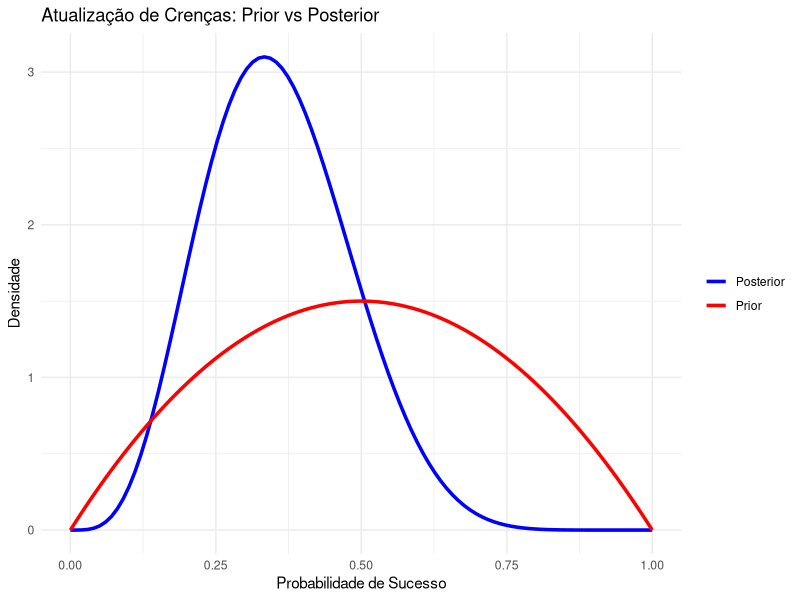
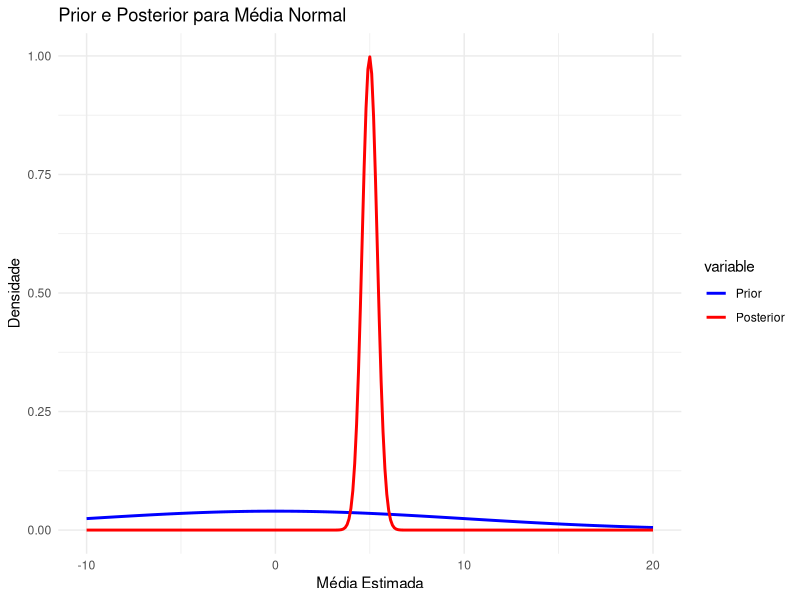
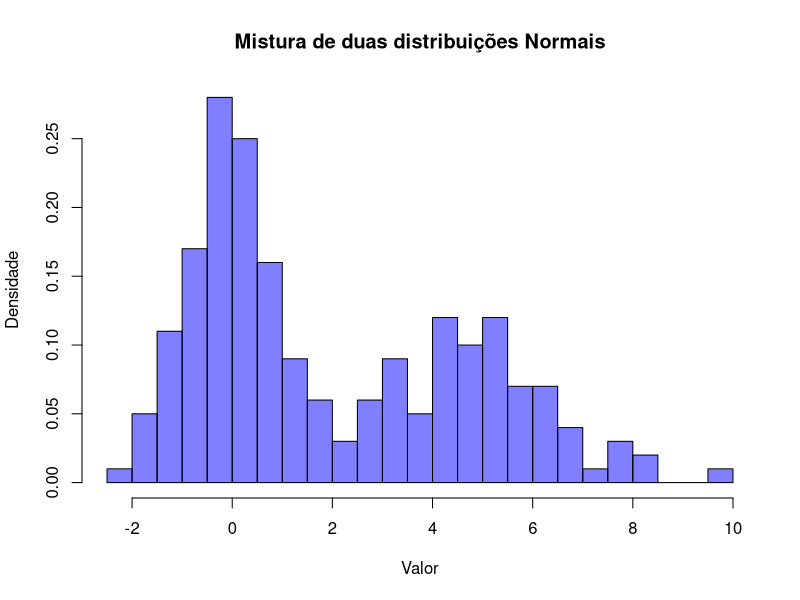
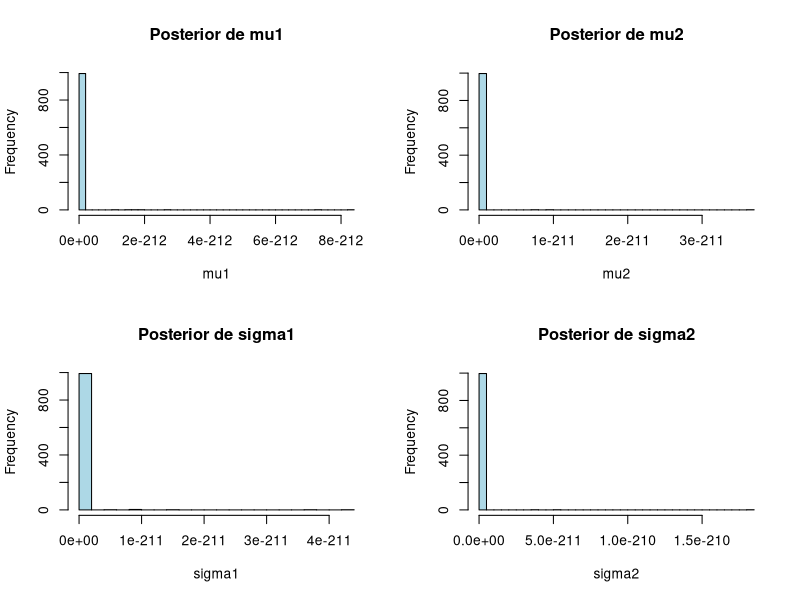
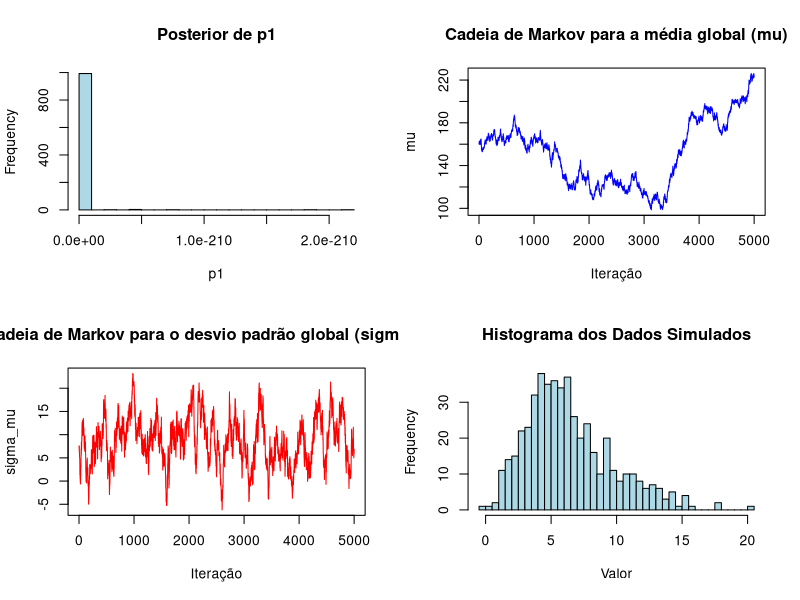
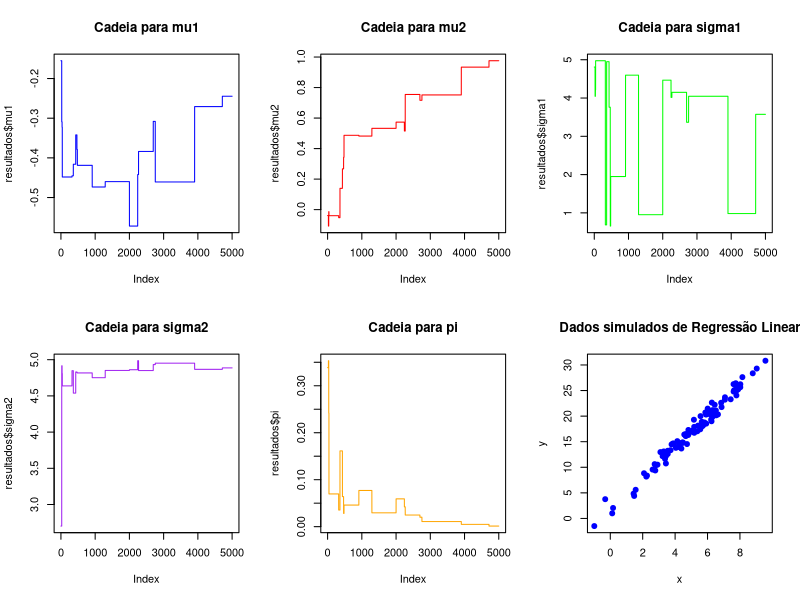
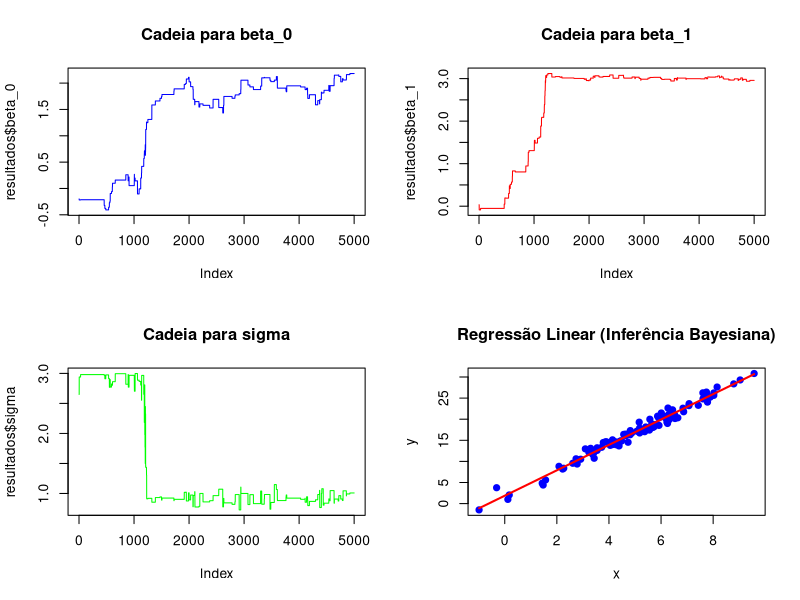
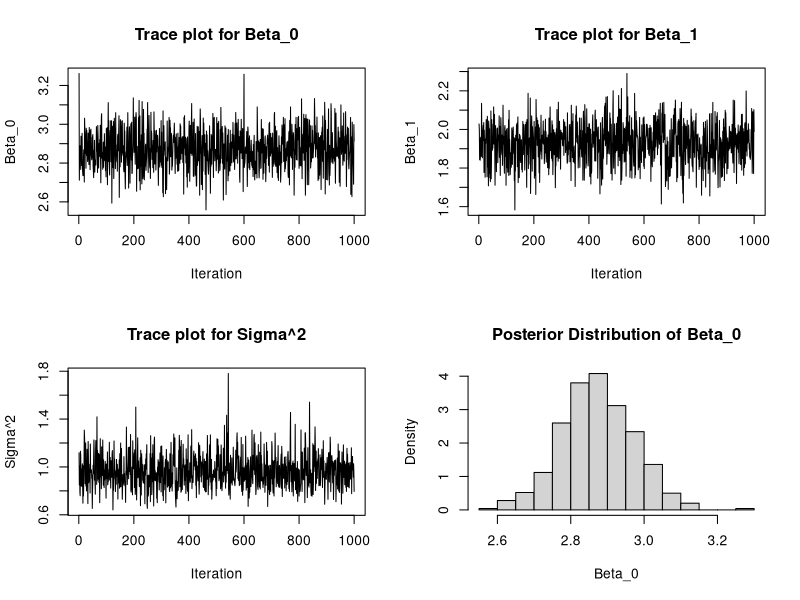

Generate these figures, in order, with R:
# Inferência Bayesiana
# Vinícius Osterne








# ----------------------------------------------------------------------------
# Cálculos de posteriores
# ----------------------------------------------------------------------------



# Carregar a biblioteca necessária
library(ggplot2)

# Definir a distribuição Beta para o prior Beta(2, 2)
prior_alpha <- 2
prior_beta <- 2

# Definir os dados observados: 7 sucessos e 3 fracassos
successes <- 3
failures <- 7

# Atualizar os parâmetros para a posterior Beta(9, 5)
posterior_alpha <- prior_alpha + successes
posterior_beta <- prior_beta + failures

# Gerar valores para o eixo x (probabilidade de sucesso)
x <- seq(0, 1, length.out = 100)

# Calcular as distribuições Beta (prior e posterior)
prior_density <- dbeta(x, prior_alpha, prior_beta)
posterior_density <- dbeta(x, posterior_alpha, posterior_beta)

# Criar um dataframe para plotar
df <- data.frame(
  x = rep(x, 2),
  density = c(prior_density, posterior_density),
  distribution = rep(c("Prior", "Posterior"), each = length(x))
)

# Plotar as distribuições
ggplot(df, aes(x = x, y = density, color = distribution)) +
  geom_line(size = 1.2) +
  labs(title = "Atualização de Crenças: Prior vs Posterior",
       x = "Probabilidade de Sucesso",
       y = "Densidade") +
  theme_minimal() +
  scale_color_manual(values = c("blue", "red")) +
  theme(legend.title = element_blank())






# ----------------------------------------------------------------------------
# Cálculos de posteriores
# ----------------------------------------------------------------------------


# Carregar pacotes necessários
library(ggplot2)

# Definir os parâmetros do prior Normal(mu = 0, sigma = 10)
mu_prior <- 0
sigma_prior <- 10

# Dados observados: média amostral e desvio padrão
sample_mean <- 5
sample_sd <- 2
sample_size <- 25

# Definir parâmetros para a distribuição normal a priori e verossimilhança
mu_likelihood <- sample_mean
sigma_likelihood <- sample_sd / sqrt(sample_size)

# Definir a distribuição posterior
# A fórmula para a posterior de uma normal com prior normal é outra normal com parâmetros atualizados
mu_posterior <- (mu_prior / sigma_prior^2 + mu_likelihood / sigma_likelihood^2) / (1 / sigma_prior^2 + 1 / sigma_likelihood^2)
sigma_posterior <- sqrt(1 / (1 / sigma_prior^2 + 1 / sigma_likelihood^2))

# Gerar valores para a distribuição posterior
p_values <- seq(-10, 20, by = 0.1)
posterior_values <- dnorm(p_values, mean = mu_posterior, sd = sigma_posterior)

# Gerar valores para o prior Normal(0, 10)
prior_values <- dnorm(p_values, mean = mu_prior, sd = sigma_prior)

# Criar um data frame para visualização
df <- data.frame(
  p = p_values,
  Prior = prior_values,
  Posterior = posterior_values
)

# Visualizar as distribuições
df_melted <- reshape2::melt(df, id = "p")
ggplot(df_melted, aes(x = p, y = value, color = variable)) +
  geom_line(size = 1) +
  labs(title = "Prior e Posterior para Média Normal", 
       x = "Média Estimada", y = "Densidade") +
  theme_minimal() +
  scale_color_manual(values = c("blue", "red"), labels = c("Prior", "Posterior"))






# ----------------------------------------------------------------------------
# Modelos de mistura: Mistura de duas distribuições Normais
# ----------------------------------------------------------------------------


# Passo 1: Gerar dados simulados de uma mistura de duas distribuições Normais
set.seed(123)

# Parâmetros das distribuições Normais
mu1 <- 0   # Média da primeira distribuição
mu2 <- 5   # Média da segunda distribuição
sigma1 <- 1  # Desvio padrão da primeira distribuição
sigma2 <- 1.5  # Desvio padrão da segunda distribuição
p1 <- 0.6  # Proporção de dados da primeira distribuição
n <- 200  # Número total de dados

# Gerar dados da mistura
data1 <- rnorm(n * p1, mean = mu1, sd = sigma1)
data2 <- rnorm(n * (1 - p1), mean = mu2, sd = sigma2)
data <- c(data1, data2)

# Visualizar os dados gerados
hist(data, breaks = 30, probability = TRUE, col = rgb(0,0,1,0.5), main = "Mistura de duas distribuições Normais", xlab = "Valor", ylab = "Densidade")

# Passo 2: Especificar priors e likelihoods para os parâmetros
# Prior para as médias (normal com média 0 e desvio 10)
mu_prior <- rnorm(1000, 0, 10)

# Prior para os desvios padrões (uniforme entre 0 e 5)
sigma_prior <- runif(1000, 0, 5)

# Prior para a proporção da mistura (Beta(1, 1), o que é equivalente a uma distribuição uniforme)
p1_prior <- rbeta(1000, 1, 1)

# Passo 3: Calcular a posteriori de uma forma simples (ignorando normalização exata)
# Vamos usar uma abordagem simples baseada na fórmula Bayesiana para cada amostra
posterior_mu1 <- numeric(1000)
posterior_mu2 <- numeric(1000)
posterior_sigma1 <- numeric(1000)
posterior_sigma2 <- numeric(1000)
posterior_p1 <- numeric(1000)

for (i in 1:1000) {
  # Amostra de parâmetros do prior
  mu1_sample <- mu_prior[i]
  sigma1_sample <- sigma_prior[i]
  mu2_sample <- mu_prior[i] + 5  # Ajuste para ter mu2 maior
  sigma2_sample <- sigma_prior[i]
  p1_sample <- p1_prior[i]
  
  # Calcular a likelihood dos dados dados esses parâmetros
  likelihood1 <- prod(dnorm(data, mean = mu1_sample, sd = sigma1_sample))
  likelihood2 <- prod(dnorm(data, mean = mu2_sample, sd = sigma2_sample))
  
  # Calcular a posteriori simples com base na multiplicação do prior pela likelihood
  posterior_mu1[i] <- likelihood1 * dnorm(mu1_sample, 0, 10)
  posterior_mu2[i] <- likelihood2 * dnorm(mu2_sample, 0, 10)
  posterior_sigma1[i] <- likelihood1 * dunif(sigma1_sample, 0, 5)
  posterior_sigma2[i] <- likelihood2 * dunif(sigma2_sample, 0, 5)
  posterior_p1[i] <- likelihood1 * dbeta(p1_sample, 1, 1)
}

# Passo 4: Visualização dos resultados
par(mfrow = c(2, 2))

# Plot posterior para mu1
hist(posterior_mu1, main = "Posterior de mu1", xlab = "mu1", col = "lightblue", breaks = 30)

# Plot posterior para mu2
hist(posterior_mu2, main = "Posterior de mu2", xlab = "mu2", col = "lightblue", breaks = 30)

# Plot posterior para sigma1
hist(posterior_sigma1, main = "Posterior de sigma1", xlab = "sigma1", col = "lightblue", breaks = 30)

# Plot posterior para sigma2
hist(posterior_sigma2, main = "Posterior de sigma2", xlab = "sigma2", col = "lightblue", breaks = 30)

# Plot posterior para p1 (proporção da mistura)
hist(posterior_p1, main = "Posterior de p1", xlab = "p1", col = "lightblue", breaks = 30)

                  
                  
                  








# ----------------------------------------------------------------------------
# Modelos hierarquicos (usando algoritmo Metropolis-Hastings)
# ----------------------------------------------------------------------------


# Vamos supor que estamos interessados em modelar a altura média de pessoas em 
# diferentes escolas. A altura média de cada escola é uma variável aleatória
# com uma distribuição normal, onde as médias das escolas vêm de uma 
# distribuição normal global.

# Passo 1: Gerar dados simulados

set.seed(42)

# Parâmetros reais
true_mu <- 170  # Média global da altura
true_sigma <- 10  # Desvio padrão global
num_escolas <- 5  # Número de escolas
num_pessoas <- 20  # Número de pessoas por escola

# Gerando dados simulados para as alturas
escolas_mu <- rnorm(num_escolas, mean = true_mu, sd = true_sigma)  # Média das alturas por escola
escolas_sigma <- rep(5, num_escolas)  # Supondo que o desvio padrão das alturas dentro das escolas é fixo

# Gerando as alturas para cada escola
dados <- list()
for (i in 1:num_escolas) {
  dados[[i]] <- rnorm(num_pessoas, mean = escolas_mu[i], sd = escolas_sigma[i])
}

# Visualizando os dados
dados

# Passo 2: Definir o modelo hierárquico bayesiano

# O modelo tem a forma:
# - A média das alturas de cada escola segue uma distribuição normal com média global 'mu' e desvio padrão 'sigma_mu'.
# - As observações de altura dentro de cada escola seguem uma distribuição normal com média escolar 'mu_i' e desvio padrão 'sigma'.

# Passo 3: Implementar o algoritmo de Metropolis-Hastings

# Função de verossimilhança
log_verossimilhanca <- function(mu, sigma_mu, escolas_mu, dados) {
  log_likelihood <- 0
  for (i in 1:length(escolas_mu)) {
    # Likelihood para os parâmetros das escolas
    log_likelihood <- log_likelihood + sum(dnorm(dados[[i]], mean = escolas_mu[i], sd = 5, log = TRUE))
  }
  
  # Priori para os parâmetros
  log_likelihood <- log_likelihood + dnorm(mu, mean = 170, sd = 50, log = TRUE)  # Priori para a média global
  log_likelihood <- log_likelihood + dnorm(sigma_mu, mean = 10, sd = 5, log = TRUE)  # Priori para o sigma_mu
  
  return(log_likelihood)
}

# Função de Metropolis-Hastings
metropolis_hastings <- function(iterations, initial_mu, initial_sigma_mu, escolas_mu, dados) {
  # Inicialização dos parâmetros
  mu <- initial_mu
  sigma_mu <- initial_sigma_mu
  propostas_mu <- numeric(iterations)
  propostas_sigma_mu <- numeric(iterations)
  aceitos <- numeric(iterations)
  
  for (i in 1:iterations) {
    # Proposta para o mu e sigma_mu
    proposed_mu <- rnorm(1, mean = mu, sd = 1)
    proposed_sigma_mu <- rnorm(1, mean = sigma_mu, sd = 1)
    
    # Verossimilhanças
    log_current <- log_verossimilhanca(mu, sigma_mu, escolas_mu, dados)
    log_proposed <- log_verossimilhanca(proposed_mu, proposed_sigma_mu, escolas_mu, dados)
    
    # Critério de aceitação
    acceptance_ratio <- exp(log_proposed - log_current)
    
    if (runif(1) < acceptance_ratio) {
      mu <- proposed_mu
      sigma_mu <- proposed_sigma_mu
      aceitos[i] <- 1
    }
    
    propostas_mu[i] <- mu
    propostas_sigma_mu[i] <- sigma_mu
  }
  
  list(mu = propostas_mu, sigma_mu = propostas_sigma_mu, aceitos = aceitos)
}

# Passo 4: Rodar o algoritmo de Metropolis-Hastings

resultados <- metropolis_hastings(5000, initial_mu = 160, initial_sigma_mu = 8, escolas_mu = escolas_mu, dados = dados)

# Visualizando resultados
plot(resultados$mu, type = "l", col = "blue", main = "Cadeia de Markov para a média global (mu)", xlab = "Iteração", ylab = "mu")
plot(resultados$sigma_mu, type = "l", col = "red", main = "Cadeia de Markov para o desvio padrão global (sigma_mu)", xlab = "Iteração", ylab = "sigma_mu")

# Fazendo uma análise do valor final estimado para a média global e desvio padrão
mean(resultados$mu[2000:5000])  # Média posterior para mu
mean(resultados$sigma_mu[2000:5000])  # Média posterior para sigma_mu






# ----------------------------------------------------------------------------
# Modelos de mistura (usando algoritmo Metropolis-Hastings)
# ----------------------------------------------------------------------------

# Imaginemos que temos dados que vêm de uma mistura de duas distribuições 
# normais com diferentes médias e variâncias. A ideia é estimar os
# parâmetros dessa mistura (médias, variâncias e a proporção de cada
# componente na mistura) a partir dos dados, usando uma abordagem bayesiana.


set.seed(42)

# Passo 1: Gerar dados simulados

# Parâmetros reais da mistura de duas normais
mu1 <- 5
mu2 <- 10
sigma1 <- 2
sigma2 <- 3
pi <- 0.7  # Proporção do primeiro componente da mistura (0.7 para o primeiro e 0.3 para o segundo)

# Número de amostras
n <- 500

# Gerar os dados a partir da mistura de normais
z <- rbinom(n, 1, pi)  # Probabilidade de cada amostra pertencer ao primeiro componente
dados <- ifelse(z == 1, rnorm(n, mu1, sigma1), rnorm(n, mu2, sigma2))

# Visualizar os dados simulados
hist(dados, breaks = 30, main = "Histograma dos Dados Simulados", xlab = "Valor", col = "lightblue", border = "black")

# Passo 2: Definir o modelo bayesiano

# Os parâmetros que queremos estimar são: mu1, mu2, sigma1, sigma2, pi (proporção)
# Priori:
# - mu1, mu2 ~ normal(0, 10^2)
# - sigma1, sigma2 ~ uniform(0, 10)
# - pi ~ beta(1, 1) (distribuição uniforme no intervalo [0, 1])

# Função de verossimilhança
log_verossimilhanca <- function(mu1, mu2, sigma1, sigma2, pi, dados) {
  n <- length(dados)
  log_likelihood <- 0
  
  # Calculando a probabilidade de cada dado pertencer ao primeiro ou segundo componente
  for (i in 1:n) {
    p1 <- dnorm(dados[i], mean = mu1, sd = sigma1)
    p2 <- dnorm(dados[i], mean = mu2, sd = sigma2)
    log_likelihood <- log_likelihood + log(pi * p1 + (1 - pi) * p2)
  }
  
  # Priori para os parâmetros
  log_prior <- dnorm(mu1, mean = 0, sd = 10, log = TRUE) +
    dnorm(mu2, mean = 0, sd = 10, log = TRUE) +
    dunif(sigma1, min = 0, max = 10, log = TRUE) +
    dunif(sigma2, min = 0, max = 10, log = TRUE) +
    dbeta(pi, shape1 = 1, shape2 = 1, log = TRUE)
  
  return(log_likelihood + log_prior)
}

# Passo 3: Implementar o algoritmo de Metropolis-Hastings

# Função de Metropolis-Hastings
metropolis_hastings <- function(iterations, initial_params, dados) {
  # Inicializar os parâmetros
  mu1 <- initial_params[1]
  mu2 <- initial_params[2]
  sigma1 <- initial_params[3]
  sigma2 <- initial_params[4]
  pi <- initial_params[5]
  
  # Vetores para armazenar as amostras
  propostas_mu1 <- numeric(iterations)
  propostas_mu2 <- numeric(iterations)
  propostas_sigma1 <- numeric(iterations)
  propostas_sigma2 <- numeric(iterations)
  propostas_pi <- numeric(iterations)
  
  # Rodando o Metropolis-Hastings
  for (i in 1:iterations) {
    # Propostas para os parâmetros
    proposed_mu1 <- rnorm(1, mean = mu1, sd = 0.1)
    proposed_mu2 <- rnorm(1, mean = mu2, sd = 0.1)
    proposed_sigma1 <- runif(1, min = 0.1, max = 5)
    proposed_sigma2 <- runif(1, min = 0.1, max = 5)
    proposed_pi <- runif(1, min = 0, max = 1)
    
    # Verossimilhança atual e proposta
    log_current <- log_verossimilhanca(mu1, mu2, sigma1, sigma2, pi, dados)
    log_proposed <- log_verossimilhanca(proposed_mu1, proposed_mu2, proposed_sigma1, proposed_sigma2, proposed_pi, dados)
    
    # Critério de aceitação
    acceptance_ratio <- exp(log_proposed - log_current)
    
    if (runif(1) < acceptance_ratio) {
      # Aceitar a proposta
      mu1 <- proposed_mu1
      mu2 <- proposed_mu2
      sigma1 <- proposed_sigma1
      sigma2 <- proposed_sigma2
      pi <- proposed_pi
    }
    
    # Armazenar as amostras
    propostas_mu1[i] <- mu1
    propostas_mu2[i] <- mu2
    propostas_sigma1[i] <- sigma1
    propostas_sigma2[i] <- sigma2
    propostas_pi[i] <- pi
  }
  
  return(list(mu1 = propostas_mu1, mu2 = propostas_mu2, sigma1 = propostas_sigma1, sigma2 = propostas_sigma2, pi = propostas_pi))
}

# Passo 4: Rodar o algoritmo de Metropolis-Hastings

initial_params <- c(mu1 = 0, mu2 = 0, sigma1 = 1, sigma2 = 1, pi = 0.5)
resultados <- metropolis_hastings(5000, initial_params, dados)

# Passo 5: Visualizar os resultados

# Plotando as cadeias de Markov para os parâmetros estimados
par(mfrow = c(2, 3))

plot(resultados$mu1, type = "l", main = "Cadeia para mu1", col = "blue")
plot(resultados$mu2, type = "l", main = "Cadeia para mu2", col = "red")
plot(resultados$sigma1, type = "l", main = "Cadeia para sigma1", col = "green")
plot(resultados$sigma2, type = "l", main = "Cadeia para sigma2", col = "purple")
plot(resultados$pi, type = "l", main = "Cadeia para pi", col = "orange")

# Resumo das médias após iterações
mean(resultados$mu1[2000:5000])  # Média posterior para mu1
mean(resultados$mu2[2000:5000])  # Média posterior para mu2
mean(resultados$sigma1[2000:5000])  # Média posterior para sigma1
mean(resultados$sigma2[2000:5000])  # Média posterior para sigma2
mean(resultados$pi[2000:5000])  # Média posterior para pi






# ----------------------------------------------------------------------------
# Regressão bayesiana (usando algoritmo Metropolis-Hastings)
# ----------------------------------------------------------------------------

# Passo 1: Gerar Dados Simulados
set.seed(42)

# Parâmetros reais da regressão
beta_0_true <- 2    # Intercepto
beta_1_true <- 3    # Coeficiente angular
sigma_true <- 1     # Desvio padrão do erro

# Gerar dados
n <- 100            # Número de pontos
x <- rnorm(n, mean = 5, sd = 2)  # Valores de x
epsilon <- rnorm(n, mean = 0, sd = sigma_true)  # Erro
y <- beta_0_true + beta_1_true * x + epsilon  # Resposta y

# Visualizar os dados
plot(x, y, main = "Dados simulados de Regressão Linear", xlab = "x", ylab = "y", pch = 19, col = "blue")

# Passo 2: Definir o Modelo Bayesiano
# A verossimilhança dos dados dada os parâmetros é:

# p(y | X, beta_0, beta_1, sigma) = Normal(beta_0 + beta_1 * x, sigma^2)

# Priori:
# - Para beta_0 e beta_1, usaremos uma normal com média 0 e desvio padrão grande.
# - Para sigma, usamos uma distribuição invertida-gamma (pois é a distribuição típica para variâncias).

# Função de verossimilhança (log-verossimilhança)
log_verossimilhanca <- function(beta_0, beta_1, sigma, x, y) {
  n <- length(y)
  # Verossimilhança
  log_likelihood <- -n * log(sigma) - 0.5 * sum((y - beta_0 - beta_1 * x)^2) / (sigma^2)
  return(log_likelihood)
}

# Priori para os parâmetros (normal para beta_0 e beta_1, inversa-gamma para sigma^2)
log_prior <- function(beta_0, beta_1, sigma) {
  # Priori normal para beta_0 e beta_1 (média 0 e desvio padrão 10)
  prior_beta_0 <- dnorm(beta_0, mean = 0, sd = 10, log = TRUE)
  prior_beta_1 <- dnorm(beta_1, mean = 0, sd = 10, log = TRUE)
  # Priori inversa-gamma para sigma^2 (parâmetros a=2, b=1)
  prior_sigma <- dgamma(sigma^2, shape = 2, rate = 1, log = TRUE)
  return(prior_beta_0 + prior_beta_1 + prior_sigma)
}

# Função de Metropolis-Hastings
metropolis_hastings <- function(iterations, initial_params, x, y) {
  # Inicialização dos parâmetros
  beta_0 <- initial_params[1]
  beta_1 <- initial_params[2]
  sigma <- initial_params[3]
  
  # Vetores para armazenar as amostras
  propostas_beta_0 <- numeric(iterations)
  propostas_beta_1 <- numeric(iterations)
  propostas_sigma <- numeric(iterations)
  
  for (i in 1:iterations) {
    # Propostas para os parâmetros
    proposed_beta_0 <- rnorm(1, mean = beta_0, sd = 0.1)
    proposed_beta_1 <- rnorm(1, mean = beta_1, sd = 0.1)
    proposed_sigma <- runif(1, min = 0.1, max = 3)
    
    # Calcular a verossimilhança e prior
    log_current <- log_verossimilhanca(beta_0, beta_1, sigma, x, y) + log_prior(beta_0, beta_1, sigma)
    log_proposed <- log_verossimilhanca(proposed_beta_0, proposed_beta_1, proposed_sigma, x, y) + log_prior(proposed_beta_0, proposed_beta_1, proposed_sigma)
    
    # Critério de aceitação
    acceptance_ratio <- exp(log_proposed - log_current)
    
    if (runif(1) < acceptance_ratio) {
      # Aceitar a proposta
      beta_0 <- proposed_beta_0
      beta_1 <- proposed_beta_1
      sigma <- proposed_sigma
    }
    
    # Armazenar as amostras
    propostas_beta_0[i] <- beta_0
    propostas_beta_1[i] <- beta_1
    propostas_sigma[i] <- sigma
  }
  
  return(list(beta_0 = propostas_beta_0, beta_1 = propostas_beta_1, sigma = propostas_sigma))
}

# Passo 3: Rodar o algoritmo de Metropolis-Hastings
initial_params <- c(beta_0 = 0, beta_1 = 0, sigma = 1)  # Valores iniciais
resultados <- metropolis_hastings(5000, initial_params, x, y)

# Passo 4: Visualizar os resultados

# Visualizar as cadeias de Markov para os parâmetros
par(mfrow = c(2, 2))

plot(resultados$beta_0, type = "l", main = "Cadeia para beta_0", col = "blue")
plot(resultados$beta_1, type = "l", main = "Cadeia para beta_1", col = "red")
plot(resultados$sigma, type = "l", main = "Cadeia para sigma", col = "green")

# Resumo das médias após iterações
mean(resultados$beta_0[2000:5000])  # Média posterior para beta_0
mean(resultados$beta_1[2000:5000])  # Média posterior para beta_1
mean(resultados$sigma[2000:5000])   # Média posterior para sigma

# Visualizar a linha de regressão ajustada
beta_0_mean <- mean(resultados$beta_0[2000:5000])
beta_1_mean <- mean(resultados$beta_1[2000:5000])
y_pred <- beta_0_mean + beta_1_mean * x

# Plotar os dados e a linha de regressão ajustada
plot(x, y, pch = 19, col = "blue", main = "Regressão Linear (Inferência Bayesiana)", xlab = "x", ylab = "y")
lines(sort(x), y_pred[order(x)], col = "red", lwd = 2)





# ----------------------------------------------------------------------------
# Regressão bayesiana (usando Algoritmo de Gibbs)
# ----------------------------------------------------------------------------

set.seed(123)  # Para reprodutibilidade

# Gerando dados simulados
n <- 100
x <- rnorm(n)
y <- 3 + 2 * x + rnorm(n)

# Priors
beta_0_0 <- 0  # Prior para intercepto
beta_1_0 <- 0  # Prior para coeficiente de x
sigma_0 <- 1   # Prior para sigma (erro)
tau_0 <- 1     # Prior para o parâmetro de variação

# Inicializando os parâmetros
beta_0 <- 0
beta_1 <- 0
sigma2 <- 1

# Número de iterações do algoritmo de Gibbs
n_iter <- 1000

# Vetores para armazenar as amostras
beta_0_samples <- numeric(n_iter)
beta_1_samples <- numeric(n_iter)
sigma2_samples <- numeric(n_iter)

# Algoritmo de Gibbs
for (i in 1:n_iter) {
  
  # Passo 1: Amostra beta_0 | beta_1, sigma^2, x, y
  V_beta_0 <- 1 / (n / sigma2 + 1)
  m_beta_0 <- V_beta_0 * (sum(y - beta_1 * x) / sigma2)
  beta_0 <- rnorm(1, mean = m_beta_0, sd = sqrt(V_beta_0))
  
  # Passo 2: Amostra beta_1 | beta_0, sigma^2, x, y
  V_beta_1 <- 1 / (sum(x^2) / sigma2 + 1)
  m_beta_1 <- V_beta_1 * (sum((y - beta_0) * x) / sigma2)
  beta_1 <- rnorm(1, mean = m_beta_1, sd = sqrt(V_beta_1))
  
  # Passo 3: Amostra sigma^2 | beta_0, beta_1, x, y
  residuals <- y - beta_0 - beta_1 * x
  shape_sigma2 <- (n / 2) + 0.5
  rate_sigma2 <- (sum(residuals^2) / 2) + 0.5
  sigma2 <- 1 / rgamma(1, shape = shape_sigma2, rate = rate_sigma2)
  
  # Armazenando as amostras
  beta_0_samples[i] <- beta_0
  beta_1_samples[i] <- beta_1
  sigma2_samples[i] <- sigma2
}

# Exibindo resultados
par(mfrow = c(2, 2))

# Trace plots
plot(beta_0_samples, type = "l", main = "Trace plot for Beta_0", xlab = "Iteration", ylab = "Beta_0")
plot(beta_1_samples, type = "l", main = "Trace plot for Beta_1", xlab = "Iteration", ylab = "Beta_1")
plot(sigma2_samples, type = "l", main = "Trace plot for Sigma^2", xlab = "Iteration", ylab = "Sigma^2")

# Histograma das amostras
hist(beta_0_samples, main = "Posterior Distribution of Beta_0", xlab = "Beta_0", probability = TRUE)
hist(beta_1_samples, main = "Posterior Distribution of Beta_1", xlab = "Beta_1", probability = TRUE)
hist(sigma2_samples, main = "Posterior Distribution of Sigma^2", xlab = "Sigma^2", probability = TRUE)

# Mostrando médias das amostras (estimativas pós-Bayes)
cat("Média de Beta_0:", mean(beta_0_samples), "\n")
cat("Média de Beta_1:", mean(beta_1_samples), "\n")
cat("Média de Sigma^2:", mean(sigma2_samples), "\n")



























# ----------------------------------------------------------------------------
# Classificação bayesiana (usando algoritmo Metropolis-Hastings)
# ----------------------------------------------------------------------------

#Vamos construir um exemplo de inferência bayesiana em um modelo de classificação
# bayesiana usando um modelo simples de classificação binária com distribuição Bernoulli
# para as classes. O objetivo aqui é demonstrar como usar o Teorema de Bayes para
# classificar dados e estimar a probabilidade de uma classe com base em uma variável preditora.




# Passo 1: Gerar dados simulados
set.seed(42)

# Gerando dados simulados
n <- 100
x <- rnorm(n)  # Variável independente
beta_0_true <- 0.5  # Intercepto verdadeiro
beta_1_true <- 2    # Coeficiente verdadeiro

# Probabilidade de y = 1
logit_p <- beta_0_true + beta_1_true * x
p_y_given_x <- 1 / (1 + exp(-logit_p))

# Gerar valores de y com base em p_y_given_x
y <- rbinom(n, 1, p_y_given_x)

# Plotar os dados
plot(x, y, col = "blue", pch = 19, main = "Dados de Classificação Binária", xlab = "x", ylab = "y")

# Passo 2: Definir a função de verossimilhança (likelihood)
log_verossimilhanca <- function(beta_0, beta_1, x, y) {
  # Probabilidade de y = 1 dada x
  p_y_1_given_x <- 1 / (1 + exp(-(beta_0 + beta_1 * x)))
  # Log-verossimilhança para uma distribuição Bernoulli
  log_likelihood <- sum(y * log(p_y_1_given_x) + (1 - y) * log(1 - p_y_1_given_x))
  return(log_likelihood)
}

# Passo 3: Definir as distribuições a priori
log_prior <- function(beta_0, beta_1) {
  # Priori normal para beta_0 e beta_1
  prior_beta_0 <- dnorm(beta_0, mean = 0, sd = 10, log = TRUE)
  prior_beta_1 <- dnorm(beta_1, mean = 0, sd = 10, log = TRUE)
  return(prior_beta_0 + prior_beta_1)
}

# Passo 4: Algoritmo de Metropolis-Hastings para amostragem de parâmetros
metropolis_hastings <- function(iterations, initial_params, x, y) {
  # Inicializar os parâmetros
  beta_0 <- initial_params[1]
  beta_1 <- initial_params[2]
  
  # Vetores para armazenar as amostras
  propostas_beta_0 <- numeric(iterations)
  propostas_beta_1 <- numeric(iterations)
  
  for (i in 1:iterations) {
    # Proposta para os parâmetros
    proposed_beta_0 <- rnorm(1, mean = beta_0, sd = 0.1)
    proposed_beta_1 <- rnorm(1, mean = beta_1, sd = 0.1)
    
    # Calcular a verossimilhança e prior
    log_current <- log_verossimilhanca(beta_0, beta_1, x, y) + log_prior(beta_0, beta_1)
    log_proposed <- log_verossimilhanca(proposed_beta_0, proposed_beta_1, x, y) + log_prior(proposed_beta_0, proposed_beta_1)
    
    # Critério de aceitação
    acceptance_ratio <- exp(log_proposed - log_current)
    
    if (runif(1) < acceptance_ratio) {
      # Aceitar a proposta
      beta_0 <- proposed_beta_0
      beta_1 <- proposed_beta_1
    }
    
    # Armazenar as amostras
    propostas_beta_0[i] <- beta_0
    propostas_beta_1[i] <- beta_1
  }
  
  return(list(beta_0 = propostas_beta_0, beta_1 = propostas_beta_1))
}

# Passo 5: Rodar o algoritmo de Metropolis-Hastings
initial_params <- c(beta_0 = 0, beta_1 = 0)  # Valores iniciais para os parâmetros
resultados <- metropolis_hastings(5000, initial_params, x, y)

# Passo 6: Análise das amostras
# Visualizar as cadeias de Markov para os parâmetros
par(mfrow = c(2, 2))

plot(resultados$beta_0, type = "l", main = "Cadeia de Markov para beta_0", col = "blue")
plot(resultados$beta_1, type = "l", main = "Cadeia de Markov para beta_1", col = "red")

# Média posterior dos parâmetros após o burn-in
mean(resultados$beta_0[2000:5000])  # Média posterior para beta_0
mean(resultados$beta_1[2000:5000])  # Média posterior para beta_1

# Passo 7: Classificação com base nos parâmetros amostrados
# Vamos calcular a probabilidade de y = 1 para cada valor de x usando as médias dos parâmetros
beta_0_mean <- mean(resultados$beta_0[2000:5000])
beta_1_mean <- mean(resultados$beta_1[2000:5000])

# Calcular as probabilidades de classificação
probabilidades_y_1 <- 1 / (1 + exp(-(beta_0_mean + beta_1_mean * x)))

# Visualizar as probabilidades de y = 1
plot(x, probabilidades_y_1, type = "l", col = "green", main = "Probabilidade de y = 1 dado x", xlab = "x", ylab = "P(y = 1 | x)")
points(x, y, col = "blue", pch = 19)




# ----------------------------------------------------------------------------
# Classificação bayesiana (usando algoritmo de Gibbs)
# ----------------------------------------------------------------------------


set.seed(123)  # Para reprodutibilidade

# Gerando dados simulados para classificação binária
n <- 100
x <- rnorm(n)
y <- rbinom(n, 1, prob = 1 / (1 + exp(-(1 + 2 * x))))  # Usando uma função logística para gerar y

# Priors
beta_0_0 <- 0    # Prior para intercepto
beta_1_0 <- 0    # Prior para coeficiente de x
sigma_0 <- 1     # Prior para sigma
tau_0 <- 1       # Prior para o parâmetro de variação

# Inicializando os parâmetros
beta_0 <- 0
beta_1 <- 0

# Número de iterações do algoritmo de Gibbs
n_iter <- 1000

# Vetores para armazenar as amostras
beta_0_samples <- numeric(n_iter)
beta_1_samples <- numeric(n_iter)

# Algoritmo de Gibbs
for (i in 1:n_iter) {
  
  # Passo 1: Amostra beta_0 | beta_1, x, y
  V_beta_0 <- 1 / (n + 1)
  m_beta_0 <- V_beta_0 * sum(y - 1 / (1 + exp(-(beta_0 + beta_1 * x))))
  beta_0 <- rnorm(1, mean = m_beta_0, sd = sqrt(V_beta_0))
  
  # Passo 2: Amostra beta_1 | beta_0, x, y
  V_beta_1 <- 1 / (sum(x^2) + 1)
  m_beta_1 <- V_beta_1 * sum(x * (y - 1 / (1 + exp(-(beta_0 + beta_1 * x)))))
  beta_1 <- rnorm(1, mean = m_beta_1, sd = sqrt(V_beta_1))
  
  # Armazenando as amostras
  beta_0_samples[i] <- beta_0
  beta_1_samples[i] <- beta_1
}

# Exibindo resultados
par(mfrow = c(2, 2))

# Trace plots
plot(beta_0_samples, type = "l", main = "Trace plot for Beta_0", xlab = "Iteration", ylab = "Beta_0")
plot(beta_1_samples, type = "l", main = "Trace plot for Beta_1", xlab = "Iteration", ylab = "Beta_1")

# Histograma das amostras
hist(beta_0_samples, main = "Posterior Distribution of Beta_0", xlab = "Beta_0", probability = TRUE)
hist(beta_1_samples, main = "Posterior Distribution of Beta_1", xlab = "Beta_1", probability = TRUE)

# Estimativa dos parâmetros
cat("Média de Beta_0:", mean(beta_0_samples), "\n")
cat("Média de Beta_1:", mean(beta_1_samples), "\n")

# Calculando a probabilidade de cada ponto (posterior)
beta_0_post <- mean(beta_0_samples)
beta_1_post <- mean(beta_1_samples)
prob <- 1 / (1 + exp(-(beta_0_post + beta_1_post * x)))

# Classificando as observações
y_pred <- ifelse(prob > 0.5, 1, 0)

# Avaliando a precisão
accuracy <- mean(y == y_pred)
cat("Acurácia do modelo:", accuracy, "\n")









